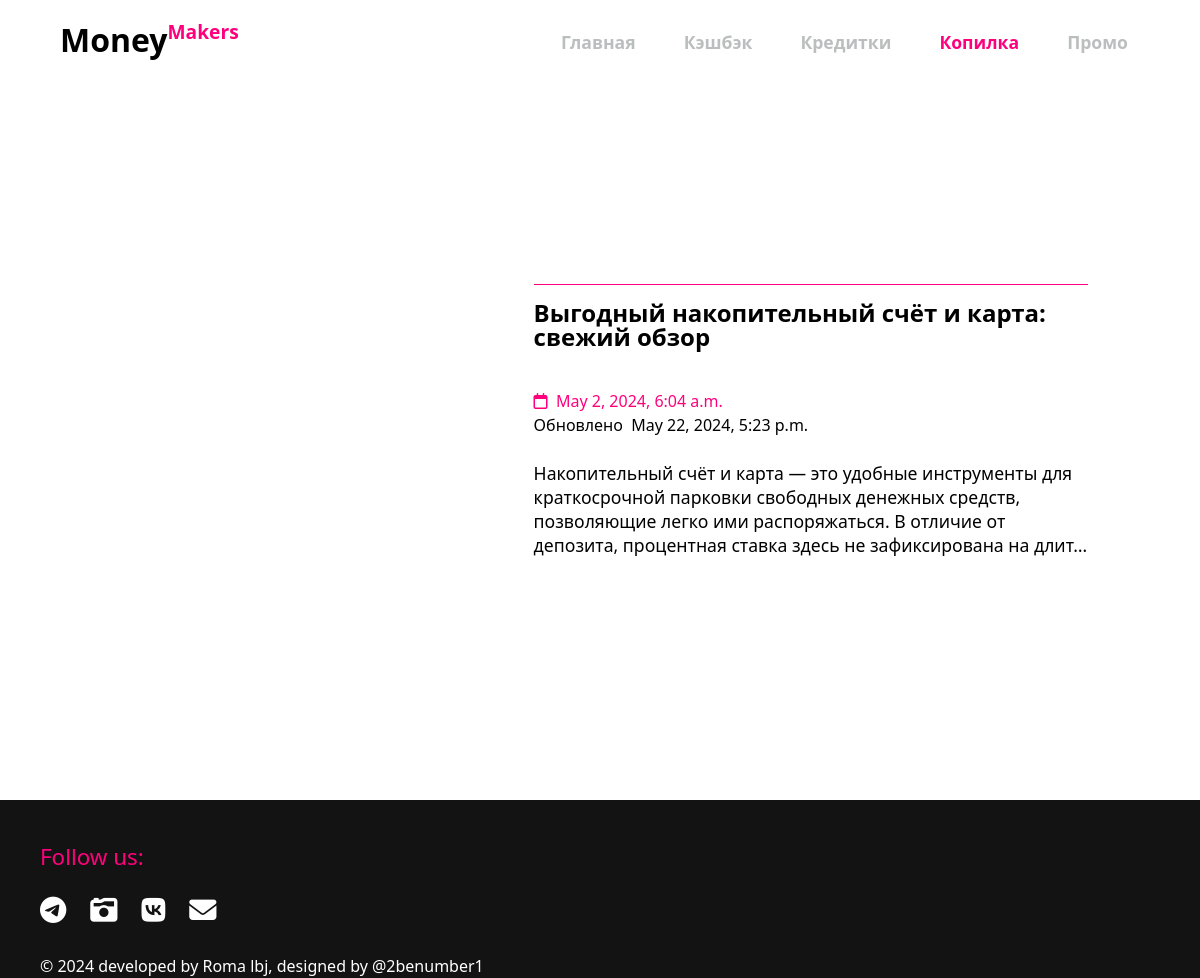
Page /savings on the earlier database version.
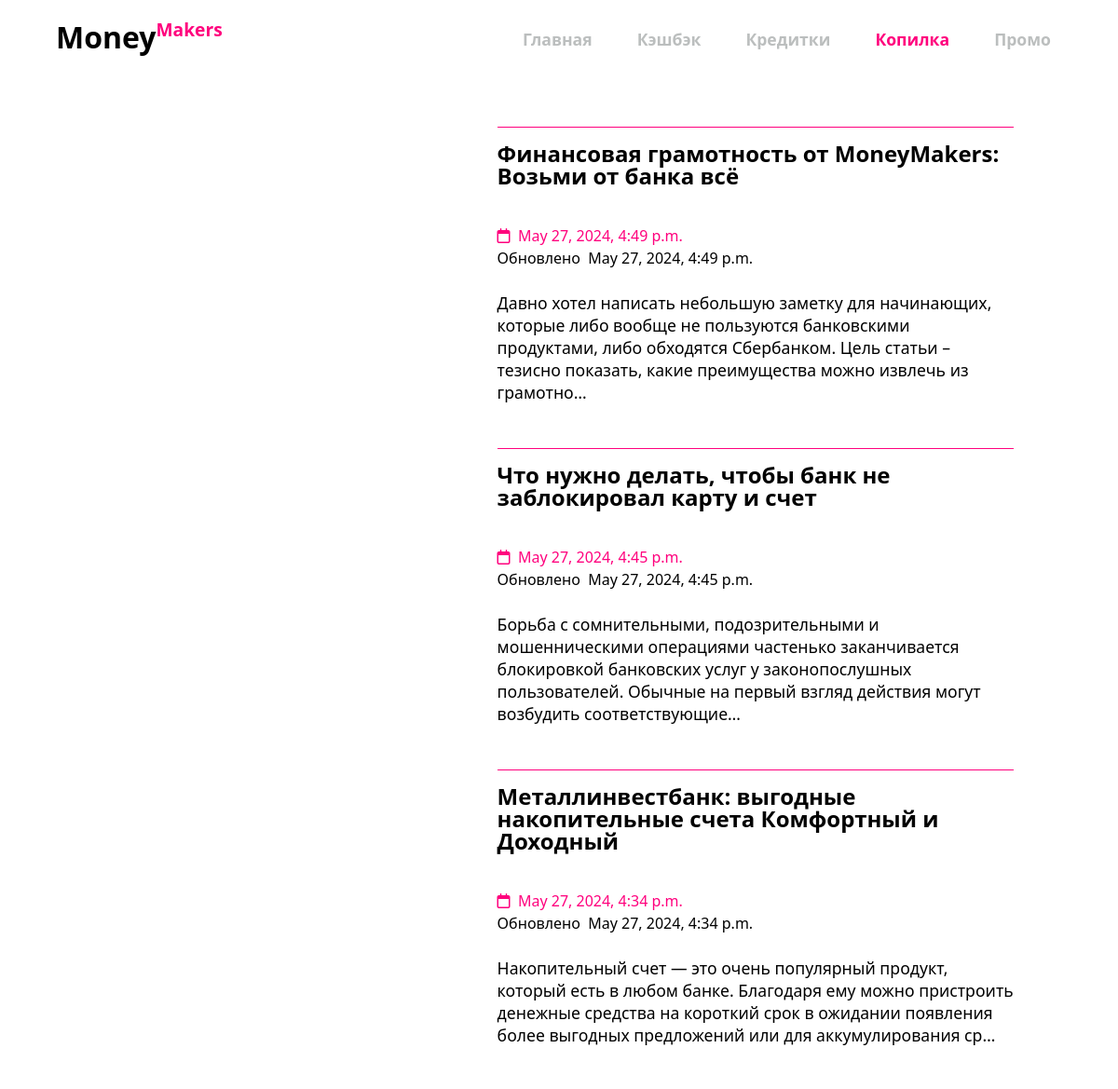
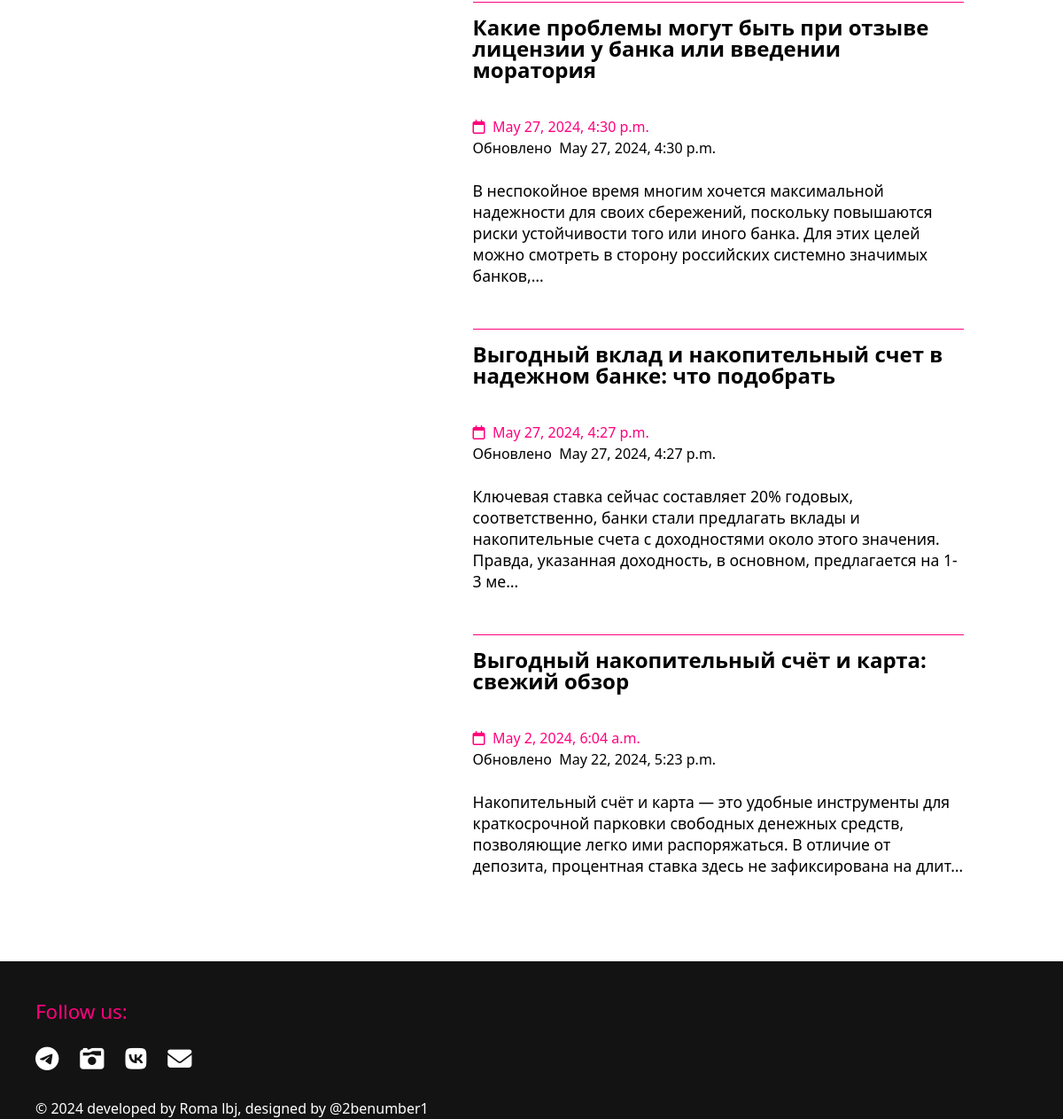
Same page on the later database version (2 pictures, top to bottom).
### main/models.py (models this page shows, shortened)
class Articles(models.Model):
    credit = 'credit'
    debit = 'debit'
    savings = 'savings'
    CATEGORIES = [(credit, 'Кредитки'), (debit, 'Дебетухи'), (savings, 'Накопилка')]
    title = models.CharField(max_length=255)
    category = models.CharField(max_length=50, choices=CATEGORIES, blank=False)
    content = models.TextField()
    photo = models.ImageField(upload_to="images")
    time_create = models.DateTimeField(auto_now_add=True)
    time_update = models.DateTimeField(auto_now_add=True)
    likes_amount = models.IntegerField(default=0)
    comments_amount = models.IntegerField(default=0)
    class Meta:
        verbose_name = 'Article'
        verbose_name_plural = 'Articles'

### main/views.py (the view)
# urls.py: path('savings', views.savings, name='savings'),
def savings(request):
    context = {
        'articles': Articles.objects.filter(category='savings').order_by('-time_update'),
    }
    return render(request, 'main/savings.html', context)

### main/templates/main/savings.html (shortened to what this page needs)
{% extends 'main/layout.html' %}
{% block content %}
    <div class="credit_articles_list">
         <ul>
             {% for post in articles %}
                        <li>
                            <a href="{% url 'article_detail' category=post.category  id=post.id %}">
                                <div class="post">
                                    <div class="image" style="background-image: url('{{post.photo.url}}');"></div>
                                    <div class="all_info">
                                        <p class="title">{{post.title}}</p>
                                        <p class="time time_create"><i class="fa-regular fa-calendar"></i>&nbsp;&nbsp;{{post.time_create}}</p>
                                        <p class="time time_update">Обновлено&nbsp;&nbsp;{{post.time_update}}</p>
                                        <p class="contents">{{post.content | truncatechars:220 | safe}}</p>
                                    </div>
                                </div>
                            </a>
                        </li>
             {% endfor %}
         </ul>
    </div>
{% endblock %}

### main/templates/main/layout.html (shortened to what this page needs)
{% load static %}
<!doctype html>
<html lang="en">
<head>
    <link rel="stylesheet" href="{% static 'main/css/main.css' %}">
    <link rel="stylesheet" href="https://cdn.jsdelivr.net/npm/bootstrap@5.3.2/dist/css/bootstrap.min.css">
    <link rel="stylesheet" href="https://use.fontawesome.com/releases/v6.5.1/css/all.css">
</head>
<body>
    <header class="header" id="header">
        <nav class="nav_container">
            <a href="{% url 'home' %}" class="nav_logo">Money<p>Makers</p></a>
            <div class="nav_menu" id="nav-menu">
                <ul class="nav_list">
                    <li class="nav_item">
                        <a href="{% url 'home' %}" class="nav_link">
                            <span class="nav_name">Главная</span>
                        </a>
                    </li>
                    <li class="nav_item">
                        <a href="{% url 'debit' %}" class="nav_link">
                            <span class="nav_name">Кэшбэк</span>
                        </a>
                    </li>
                    <li class="nav_item">
                        <a href="{% url 'credit' %}" class="nav_link">
                            <span class="nav_name">Кредитки</span>
                        </a>
                    </li>
                    <li class="nav_item">
                        <a href="{% url 'savings' %}" class="nav_link">
                            <span class="nav_name">Копилка</span>
                        </a>
                    </li>
                    <li class="nav_item">
                        <a href="FAQ" class="nav_link">
                            <span class="nav_name">Промо</span>
                        </a>
                    </li>
                </ul>
            </div>
        </nav>
    </header>
    <main>
        {% block content %}
        {% endblock %}
    </main>
    <div class="footerContainer">
        <div class="media">
            <p>Follow us:</p>
            <div class="links">
                <span class="icon icon1"><i class="fa-brands fa-telegram"></i></span>
                <span class="icon icon2"><i class="fa-solid fa-camera-retro"></i></span>
                <span class="icon icon3"><i class="fa-brands fa-vk"></i></span>
                <span class="icon icon4"><i class="fa-solid fa-envelope"></i></span>
            </div>
        </div>
        <div class="foot-bottom">
            <p>&copy; 2024 developed by Roma lbj, designed by&nbsp;<a href="https://www.instagram.com/2benumber1">@2benumber1</a></p>
        </div>
    </div>
</body>
</html>

Differences in the rows shown:
added Articles: title "Финансовая грамотность от MoneyMakers: Возьми от банка всё", time_create "May 27, 2024, 4:49 p.m.", time_update "May 27, 2024, 4:49 p.m.", content "Давно хотел написать небольшую заметку для начинающих, которые либо вообще не пользуются банковскими продуктами, либо обходятся Сбербанком. Цель статьи – тезисно показать, какие преимущества можно извлечь из грамотно…"
added Articles: title "Что нужно делать, чтобы банк не заблокировал карту и счет", time_create "May 27, 2024, 4:45 p.m.", time_update "May 27, 2024, 4:45 p.m.", content "Борьба с сомнительными, подозрительными и мошенническими операциями частенько заканчивается блокировкой банковских услуг у законопослушных пользователей. Обычные на первый взгляд действия могут возбудить соответствующие…"
added Articles: title "Металлинвестбанк: выгодные накопительные счета Комфортный и Доходный", time_create "May 27, 2024, 4:34 p.m.", time_update "May 27, 2024, 4:34 p.m.", content "Накопительный счет — это очень популярный продукт, который есть в любом банке. Благодаря ему можно пристроить денежные средства на короткий срок в ожидании появления более выгодных предложений или для аккумулирования ср…"
added Articles: title "Какие проблемы могут быть при отзыве лицензии у банка или введении моратория", time_create "May 27, 2024, 4:30 p.m.", time_update "May 27, 2024, 4:30 p.m.", content "В неспокойное время многим хочется максимальной надежности для своих сбережений, поскольку повышаются риски устойчивости того или иного банка. Для этих целей можно смотреть в сторону российских системно значимых банков,…"
added Articles: title "Выгодный вклад и накопительный счет в надежном банке: что подобрать", time_create "May 27, 2024, 4:27 p.m.", time_update "May 27, 2024, 4:27 p.m.", content "Ключевая ставка сейчас составляет 20% годовых, соответственно, банки стали предлагать вклады и накопительные счета с доходностями около этого значения. Правда, указанная доходность, в основном, предлагается на 1-3 ме…"
